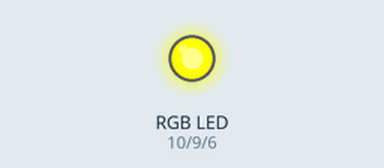
A sketch run on a simulated Arduino Uno, built with avr-gcc and run on an emulated ATmega328P. Shown: an RGB LED mixed from three pins (HIGH = lit).

Above: at 0.1 s.
Timing chart, 0 to 1.6 s (numbered marks = the images above):
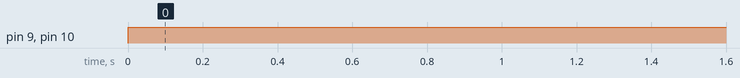

Measured:
- by itself, pin 9 (greenPin), pin 10 (redPin): LOW → HIGH at 0.00 s

The sketch:

Athar_Test_RGB.ino
```cpp
#define redPin 10
#define greenPin 9
#define bluePin 6

int t = 1000;
void setup() {
  pinMode(redPin, OUTPUT);
  pinMode(greenPin, OUTPUT);
  pinMode(bluePin, OUTPUT);

}

void loop() {
  digitalWrite (redPin,HIGH);
  digitalWrite (greenPin,HIGH);

//  analogWrite(redPin, 255);
//  delay(t);
//  analogWrite(greenPin, 255);
//  delay(t);
//  analogWrite(bluePin, 255);
//  delay(t);
//  analogWrite(redPin, 0);
//  delay(t);
//  analogWrite(greenPin, 0);
//  delay(t);
}
```
